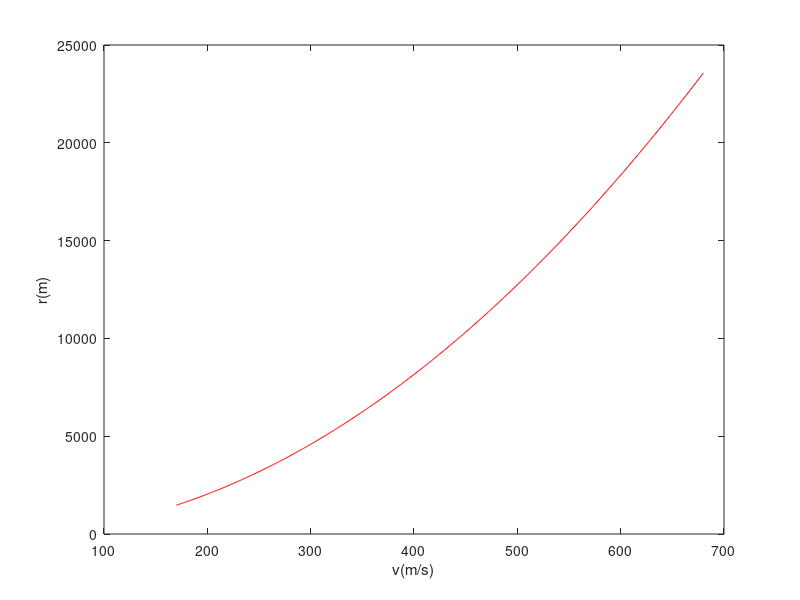

MATLAB code to generate this figure:
v = 0.85*340;
a = 2*9.81;
r1 = (v^2)/a;
fprintf('Radius = %f\n',r1)

v2 = 1.5*340;
r2 = (v2^2)/a;
fprintf('Radius = %f\n', r2)

v3 = 0.5*340 : 1 : 2*340;
r3 = (v3.^2)/a;
plot(v3, r3, 'r');
xlabel('v(m/s)')
ylabel('r(m)')

amax = 7*9.81;
rmin = (v2^2)/amax;
fprintf('Minmum radius = %f', rmin)
